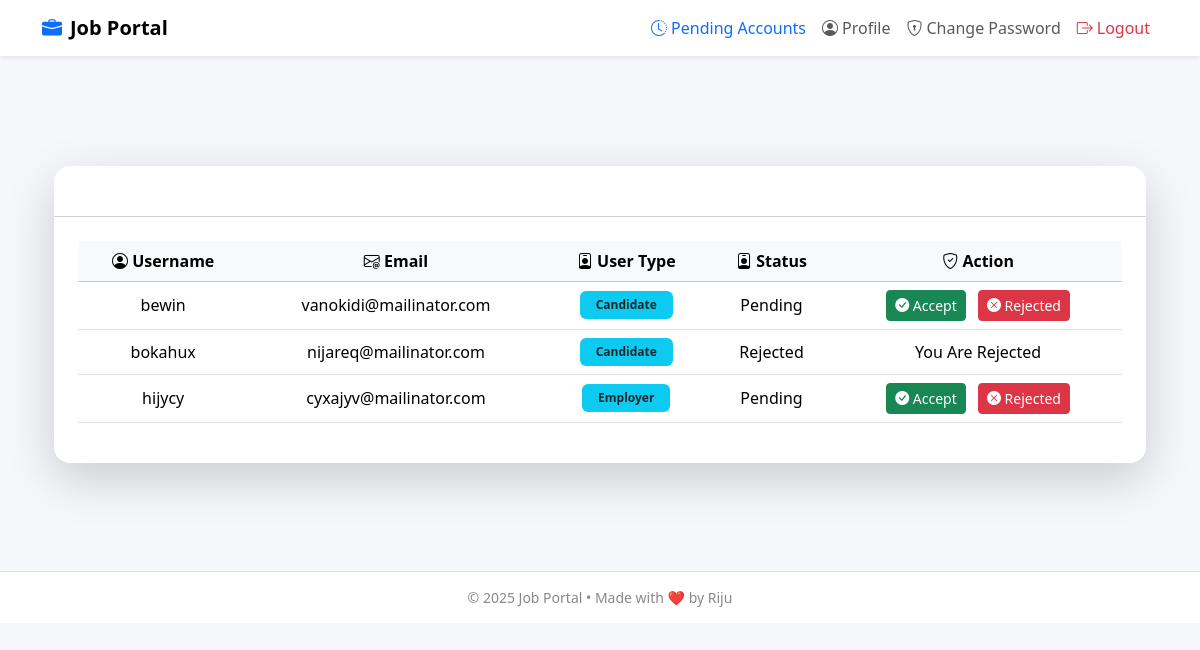
The page /pendingList/ (signed in) on the database its author committed.
### users_auth_app/models.py (models this page shows, shortened)
class PendingAccountModel(models.Model):
    username = models.CharField(max_length=100, null=True)
    email = models.EmailField(null=True)
    phone = models.CharField(max_length=15, null=True)
    user_types = models.CharField(choices=[
        ('Employer', 'Employer'),
        ('Candidate', 'Candidate'),
    ], max_length=10, null=True)
    pending_status = models.CharField(choices=[
        ('Pending', 'Pending'),
        ('Accept', 'Accept'),
        ('Rejected', 'Rejected'),
    ], max_length=10, null=True)

### users_auth_app/views.py (the view)
# urls.py: path('pendingList/',pendingList, name='pendingList'),
def pendingList(request):
    pendingUser = PendingAccountModel.objects.all()
    return render(request, 'pendingList.html',{'pendingUser':pendingUser})

### users_auth_app/templates/pendingList.html (shortened to what this page needs)
{% extends 'master/master.html' %}
{% block body %}
<div class="container mt-5">
  <div class="card shadow-lg border-0 rounded-4">
    <div class="card-header bg-gradient text-white fw-semibold rounded-top-4" style="background: linear-gradient(135deg, #667eea, #764ba2);">
      <h3 class="mb-0">
        <i class="bi bi-person-lines-fill me-2"></i>
      </h3>
    </div>
    <div class="card-body p-4">
      {% if pendingUser %}
      <div class="table-responsive">
        <table class="table table-hover align-middle text-center">
          <thead class="table-light">
            <tr>
              <th><i class="bi bi-person-circle"></i> Username</th>
              <th><i class="bi bi-envelope-at"></i> Email</th>
              <th><i class="bi bi-person-badge"></i> User Type</th>
              <th><i class="bi bi-person-badge"></i> Status</th>
              <th><i class="bi bi-shield-check"></i> Action</th>
            </tr>
          </thead>
          <tbody>
            {% for pending in pendingUser %}
            <tr class="align-middle">
              <td class="fw-medium">{{ pending.username }}</td>
              <td>{{ pending.email }}</td>
              <td>
                <span class="badge bg-info text-dark px-3 py-2">{{ pending.user_types }}</span>
              </td>
              <td>{{ pending.pending_status }}</td>
              <td>
                  {% if pending.pending_status == 'Rejected' %}
                   You Are Rejected
                   {% else %}
                   <a href="{% url 'approveUser' pending.id %}" class="btn btn-success btn-sm me-2">
                      <i class="bi bi-check-circle-fill"></i> Accept
                  </a>
                  <a href="{% url 'rejectUser' pending.id %}" class="btn btn-danger btn-sm">
                      <i class="bi bi-x-circle-fill"></i> Rejected
                  </a>
                  {% endif %}
              </td>
            </tr>
            {% endfor %}
          </tbody>
        </table>
      </div>
      {% else %}
      <div class="alert alert-info text-center mt-4">
        <i class="bi bi-info-circle"></i> No pending accounts to display.
      </div>
      {% endif %}
    </div>
  </div>
</div>
{% endblock %}

### users_auth_app/templates/master/master.html (style rules this page uses)
body { background-color: #f5f7fa; padding-top: 70px; font-family: 'Segoe UI', sans-serif; }
.card { border-radius: 1rem; box-shadow: 0 4px 16px rgba(0, 0, 0, 0.05); }

### rows shown on the page
PendingAccountModel: username "bewin", email "vanokidi@mailinator.com", user_types "Candidate", pending_status "Pending", shows "Accept"
PendingAccountModel: username "bokahux", email "nijareq@mailinator.com", user_types "Candidate", pending_status "Rejected", shows "You Are Rejected"
PendingAccountModel: username "hijycy", email "cyxajyv@mailinator.com", user_types "Employer", pending_status "Pending", shows "Accept"

### other values the page prints
{{ year|default:"2025" }} "2025"
